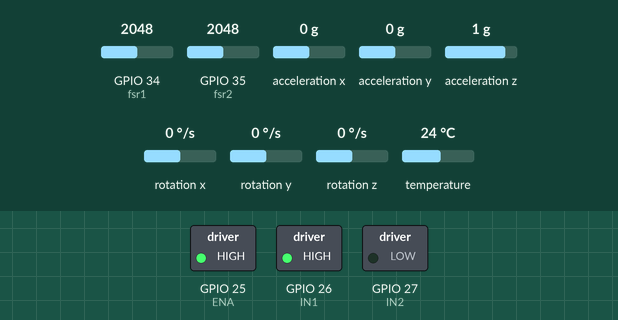
This sketch was run on a simulated ESP32. Shown: switched loads named in the sketch (green lamp = pin HIGH). Inputs (shaded band) come from the test bench; at power-on: rotation x 0 °/s, GPIO 34 (fsr1) = 2048, GPIO 35 (fsr2) = 2048, acceleration x 0 g, acceleration y 0 g, acceleration z 1 g, rotation y 0 °/s, rotation z 0 °/s, temperature 24 °C. WiFi joins after 1.5 s; servers stay silent unless stated; what the sketch prints to the serial monitor is not drawn.

Above: at 2.7 s.
2.8 s: rotation x set to -40 °/s
5.7 s: rotation x set to -50 °/s
At 7.92 s:
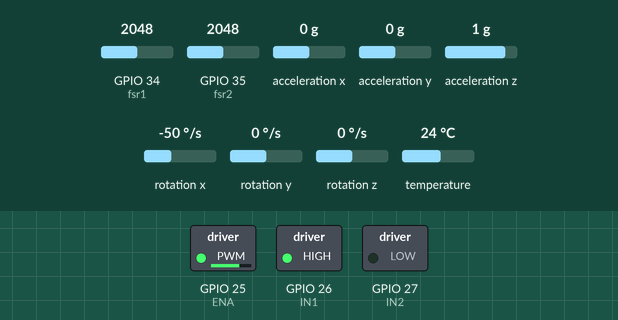
8.7 s: GPIO 34 (fsr1) set to 122
11.7 s: GPIO 34 (fsr1) set to 1228
At 12.7 s:
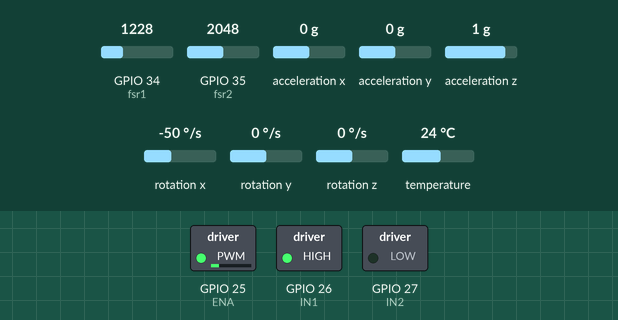
13.7 s: GPIO 35 (fsr2) set to 122
At 14.9 s:
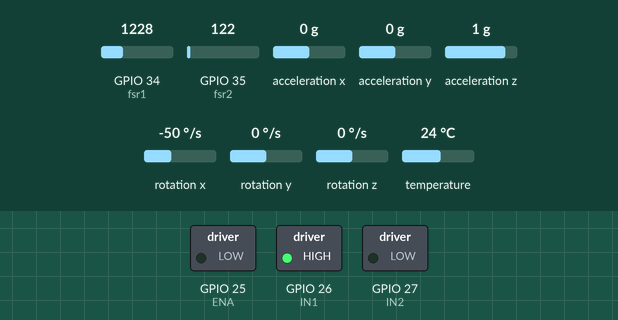
Timing chart, 0 to 16.7 s (numbered marks = the images above; inputs shaded):
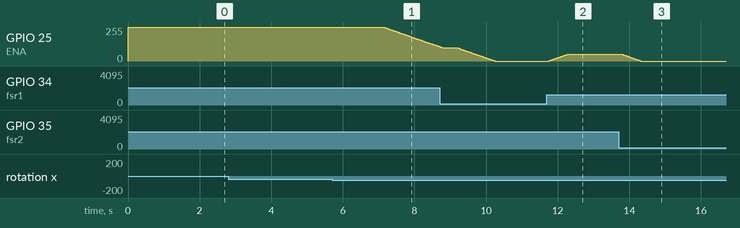

The sketch:

gripsense_controller.ino
```cpp
#include <Wire.h>
#include <Adafruit_MPU6050.h>
#include <Adafruit_Sensor.h>
#include <WiFi.h>
#include <SocketIOclient.h>

Adafruit_MPU6050 mpu;
SocketIOclient socket;

const char* ssid = "Gopi";
const char* password = "12344321";

const char* host = "grip-sense.onrender.com";
const int port = 443;
const int ENA = 25;
const int IN1 = 26;
const int IN2 = 27;
const int fsr1 = 34;
const int fsr2 = 35;
const int fsr1_max = 4095;
const int fsr2_max = 3000;
const int pwmFreq = 5000;
const int pwmResolution = 8;
const float mediumThreshold = 0.8;
const float dangerThreshold = 1.8;
const unsigned long sampleInterval = 50;
const unsigned long windowTime = 500;
int baseSpeed = 255;
int currentSpeed = 255;
int targetSpeed = 255;
const int speedChangeRate = 2;
const float fsrThreshold = 45.0;
int fsrSpeedReduction = 0;
float sumRate = 0;
int sampleCount = 0;
unsigned long lastSample = 0;
unsigned long windowStart = 0;
String currentStatus = "normal";
String lastStatus = "normal";
int consecutiveDanger = 0;
int consecutiveMedium = 0;
int consecutiveNormal = 0;

void socketEvent(socketIOmessageType_t type, uint8_t * payload, size_t length) {

  switch(type) {

    case sIOtype_CONNECT:
      Serial.println("Connected to Backend");

      // THIS LINE IS MANDATORY
      socket.send(sIOtype_CONNECT, "/");

      // now register
      socket.sendEVENT("[\"register\",\"esp32\"]");
      break;

    case sIOtype_DISCONNECT:
      Serial.println("Disconnected");
      break;

    case sIOtype_EVENT:
      Serial.printf("Got Event: %s\n", payload);
      break;
  }
}

void setup() {
  Serial.begin(115200);
  Wire.begin(21, 22);
  pinMode(IN1, OUTPUT);
  pinMode(IN2, OUTPUT);
  digitalWrite(IN1, HIGH);
  digitalWrite(IN2, LOW);
  ledcAttach(ENA, pwmFreq, pwmResolution);
  if (!mpu.begin(0x68, &Wire)) {
    Serial.println("Failed to find MPU6050 chip");
    while (1) delay(10);
  }
  Serial.println("MPU6050 Found!");
  mpu.setGyroRange(MPU6050_RANGE_500_DEG);
  mpu.setFilterBandwidth(MPU6050_BAND_21_HZ);
  windowStart = millis();
  ledcWrite(ENA, currentSpeed);
  // WIFI CONNECT
  WiFi.begin(ssid, password);
  while (WiFi.status() != WL_CONNECTED) {
    delay(500);
    Serial.print(".");
  }
  Serial.println("WiFi Connected");

  // SOCKET CONNECT
  socket.beginSSL(host, port, "/socket.io/?EIO=4");
  socket.onEvent(socketEvent);
}
void updateConsecutiveCount(String status) {
  if (status == lastStatus) {
    if (status == "danger") {
      consecutiveDanger++;
      consecutiveMedium = 0;
      consecutiveNormal = 0;
    } else if (status == "medium") {
      consecutiveMedium++;
      consecutiveDanger = 0;
      consecutiveNormal = 0;
    } else {
      consecutiveNormal++;
      consecutiveDanger = 0;
      consecutiveMedium = 0;
    }
  } else {
    consecutiveDanger = (status == "danger") ? 1 : 0;
    consecutiveMedium = (status == "medium") ? 1 : 0;
    consecutiveNormal = (status == "normal") ? 1 : 0;
  }
  lastStatus = status;
}
void calculateFSRSpeedReduction(float norm1, float norm2) {
  if (norm1 <= fsrThreshold || norm2 <= fsrThreshold) {
    float minFSR = min(norm1, norm2);

    if (minFSR <= fsrThreshold) {
      float reductionFactor = (fsrThreshold - minFSR) / fsrThreshold;
      fsrSpeedReduction = (int)(reductionFactor * 150);
    }
  } else {
    fsrSpeedReduction = 0;
  }
}
void calculateTargetSpeed() {
  int baseTargetSpeed;
  if (consecutiveDanger >= 6) {
    baseTargetSpeed = 0;
  } else if (consecutiveDanger >= 4 && consecutiveDanger <= 5) {
    baseTargetSpeed = 40;
  } else if (consecutiveMedium >= 2 && consecutiveDanger > 0) {
    baseTargetSpeed = 40;
  } else if (consecutiveMedium >= 3) {
    baseTargetSpeed = 100;
  } else if (consecutiveNormal >= 3) {
    baseTargetSpeed = baseSpeed;
  } else {
    baseTargetSpeed = targetSpeed;
  }
  targetSpeed = baseTargetSpeed - fsrSpeedReduction;
  if (targetSpeed < 0) {
    targetSpeed = 0;
  }
}
void updateMotorSpeed() {
  if (currentSpeed < targetSpeed) {
    currentSpeed += speedChangeRate;
    if (currentSpeed > targetSpeed) currentSpeed = targetSpeed;
  } else if (currentSpeed > targetSpeed) {
    currentSpeed -= speedChangeRate;
    if (currentSpeed < targetSpeed) currentSpeed = targetSpeed;
  }
  ledcWrite(ENA, currentSpeed);
}
void loop() {
  socket.loop();

  int raw1 = analogRead(fsr1);
  int raw2 = analogRead(fsr2);
  float norm1 = (raw1 * 100.0) / fsr1_max;
  float norm2 = (raw2 * 100.0) / fsr2_max;
  if (norm1 > 100) norm1 = 100;
  if (norm2 > 100) norm2 = 100;
  calculateFSRSpeedReduction(norm1, norm2);
  if (millis() - lastSample >= sampleInterval) {
    lastSample = millis();
    sensors_event_t a, g, temp;
    mpu.getEvent(&a, &g, &temp);
    float rateX = fabs(g.gyro.x);
    float rateY = fabs(g.gyro.y);
    float rateZ = fabs(g.gyro.z);
    float maxRate = max(max(rateX, rateY), rateZ);
    sumRate += maxRate;
    sampleCount++;
  }
  if (millis() - windowStart >= windowTime) {
    float avgRate = (sampleCount > 0) ? (sumRate / sampleCount) : 0;
    if (avgRate < mediumThreshold) {
      currentStatus = "normal";
    } else if (avgRate < dangerThreshold) {
      currentStatus = "medium";
    } else {
      currentStatus = "danger";
    }
    updateConsecutiveCount(currentStatus);
    calculateTargetSpeed();
    Serial.print("FSR1: ");
    Serial.print(norm1, 1);
    Serial.print("%  FSR2: ");
    Serial.print(norm2, 1);
    Serial.print("% | Status: ");
    Serial.print(currentStatus);
    Serial.print(" | Consecutive: D=");
    Serial.print(consecutiveDanger);
    Serial.print(" M=");
    Serial.print(consecutiveMedium);
    Serial.print(" N=");
    Serial.print(consecutiveNormal);
    Serial.print(" | FSR Reduction: ");
    Serial.print(fsrSpeedReduction);
    Serial.print(" | Speed: ");
    Serial.print(currentSpeed);
    Serial.print(" → ");
    Serial.print(targetSpeed);
    Serial.print(" | AvgRate: ");
    Serial.println(avgRate, 2);


    // Determine risk level
    String riskLevel = "SAFE";
    if (consecutiveDanger >= 6) {
      riskLevel = "CRITICAL";
    } else if (consecutiveDanger >= 4) {
      riskLevel = "RISK";
    }

    // Create JSON string
    String json = "{";
    json += "\"fsr1\":" + String(norm1, 1) + ",";
    json += "\"fsr2\":" + String(norm2, 1) + ",";
    json += "\"motionStatus\":\"" + currentStatus + "\",";
    json += "\"avgRate\":" + String(avgRate, 2) + ",";
    json += "\"consecutiveDanger\":" + String(consecutiveDanger) + ",";
    json += "\"consecutiveMedium\":" + String(consecutiveMedium) + ",";
    json += "\"consecutiveNormal\":" + String(consecutiveNormal) + ",";
    json += "\"fsrReduction\":" + String(fsrSpeedReduction) + ",";
    json += "\"currentSpeed\":" + String(currentSpeed) + ",";
    json += "\"targetSpeed\":" + String(targetSpeed) + ",";
    json += "\"riskLevel\":\"" + riskLevel + "\"";
    json += "}";

    // Send to backend
    String event = "[\"esp32-data\"," + json + "]";
    socket.sendEVENT(event);


    sumRate = 0;
    sampleCount = 0;
    windowStart = millis();
  }
  updateMotorSpeed();
  delay(20);
}
```

Measured:
- the behaviour switches between -45 and -46 °/s on rotation x (found by bisection; images 0 and 1)
- after the input at 2.8 s, every drawn part: stays the same
- after the input at 5.7 s, GPIO 25 (ENA): moves from 255/255 to 109/255 over 1.5 s, starting after 1.4 s
- after the input at 11.7 s, GPIO 25 (ENA): moves from 0/255 to 50/255 over 0.51 s, starting after 0.06 s
- after the input at 13.7 s, GPIO 25 (ENA): moves from 50/255 to 0/255 over 0.51 s, starting after 0.11 s
